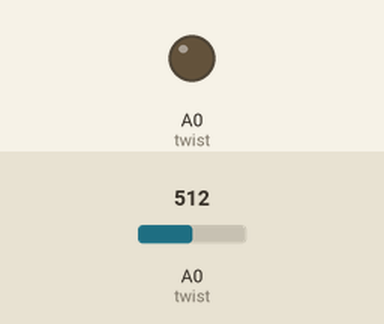
The sketch below on a simulated Arduino Uno, built with avr-gcc and run on an emulated ATmega328P. Shown: output pins drawn as LEDs (lit = HIGH). Inputs (shaded band) come from the test bench; at power-on: A0 (twist) = 512. What the sketch prints to the serial monitor is not drawn.

Above: at 1.2 s.
1.3 s: A0 (twist) set to 525
At 1.8 s:
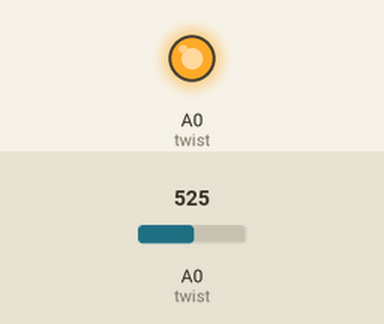
2.8 s: A0 (twist) set to 511
At 4.0 s:
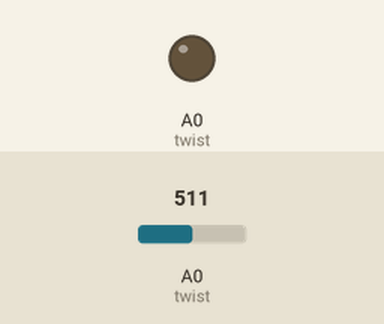
4.3 s: A0 (twist) set to 716
At 5.3 s:
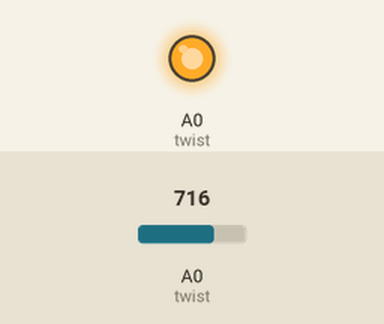
Timing chart, 0 to 7.3 s (numbered marks = the images above; inputs shaded):
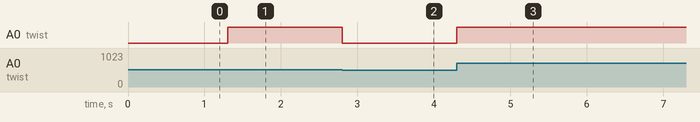

Measured:
- the behaviour switches between 513 and 514 on A0 (twist) (found by bisection; images 0 and 1)
- after the input at 1.3 s, A0 (twist): LOW → HIGH at once
- after the input at 2.8 s, A0 (twist): HIGH → LOW at once
- after the input at 4.3 s, A0 (twist): LOW → HIGH at once

The sketch:

Alt_fadeAnalog.ino
```cpp
//Code adaptation of making an LED fade by use of a potentiometer.

int led = 9;
int twist = A0;

int sensorValue = 0;
int brightness = 0;

void setup(){
Serial.begin(9600);
}

void loop(){
sensorValue = analogRead(twist);
brightness = map(sensorValue, 0, 1023, 0, 255);
analogWrite(twist, brightness);

Serial.println("ping!");
delay(2);
}
```
